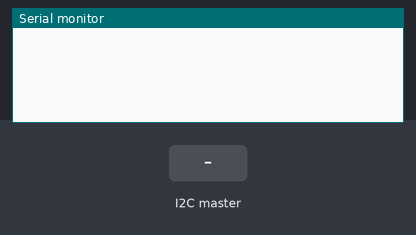
Recording of a program running on a simulated ESP32. Parts: the last lines printed to the serial monitor. The inputs (shaded band) are chosen by the test bench.

Above: at 1.2 s.
1.3 s: the I2C master sends the byte 1
At 1.8 s:
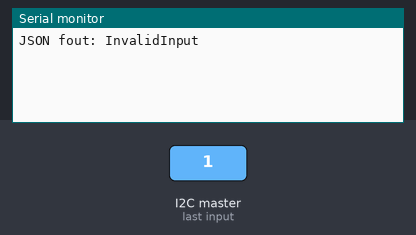
2.8 s: the I2C master sends the byte 0
At 4.1 s:
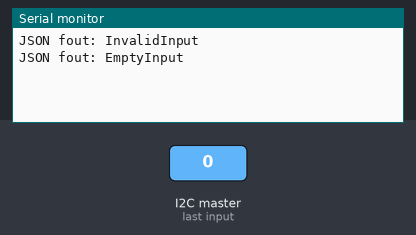

Measured:
- after the input at 1.3 s, the serial monitor: prints a new line after 0.05 s (image 1)
- after the input at 2.8 s, the serial monitor: prints a new line after 0.05 s (image 2)

The program:

main.cpp
```cpp
#include <Wire.h>
#include <ArduinoJson.h>
#include <Arduino.h>

String data = "";

void receiveEvent(int howMany) {
  data = "";
  while (Wire.available()) {
    data += (char)Wire.read();
  }

  StaticJsonDocument<100> doc;
  DeserializationError error = deserializeJson(doc, data);

  if (error) {
    Serial.print("JSON fout: ");
    Serial.println(error.c_str());
    return;
  }

  int intVar = doc["intVar"];
  float floatVar = doc["floatVar"];
  const char* stringVar = doc["stringVar"];

  Serial.println("Ontvangen JSON:");
  Serial.println(data);
  Serial.print("intVar: "); Serial.println(intVar);
  Serial.print("floatVar: "); Serial.println(floatVar);
  Serial.print("stringVar: "); Serial.println(stringVar);
}

void setup() {
  Wire.begin(8);  // I²C-adres
  Wire.onReceive(receiveEvent);
  Serial.begin(115200);
}

void loop() {
  delay(100);
}
```
